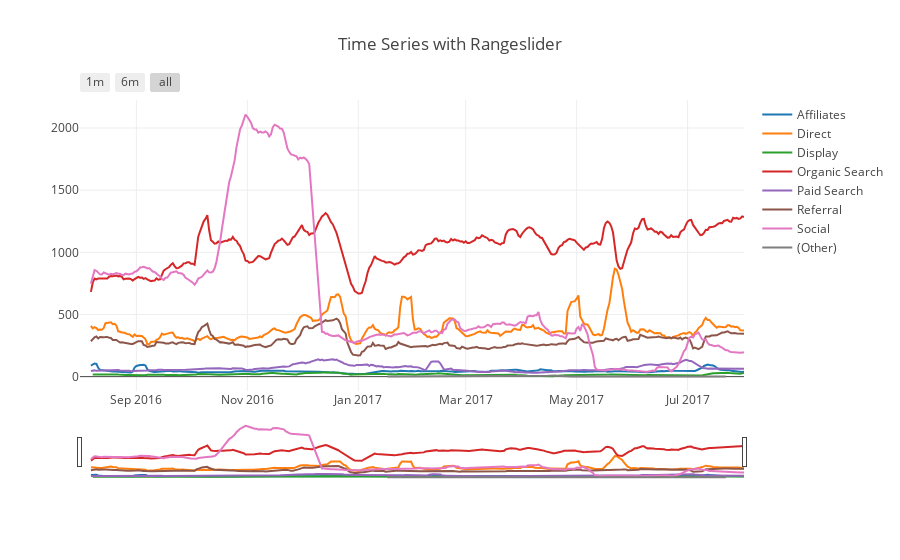

Source (notebook cell):
### Markdown cell above
## Traffic by Channel over past year

### Code cell
layout = dict(
    title='Time Series with Rangeslider',
    xaxis=dict(
        rangeselector=dict(
            buttons=list([
                dict(count=1,
                     label='1m',
                     step='month',
                     stepmode='backward'),
                dict(count=6,
                     label='6m',
                     step='month',
                     stepmode='backward'),
                dict(step='all')
            ])
        ),
        rangeslider=dict(
            visible = True
        ),
        type='date'
    )
)

fig = dict(data=data, layout=layout)
plotly.offline.iplot(fig, filename = "Time Series with Rangeslider")

### Figure 1 — Plotly figure (JSON) as saved in the notebook; plotly's stock layout.template omitted (floating-point values rounded to 4 significant figures; data arrays with more than 128 entries replaced by an {"elided": "..."} marker saying what was removed)
{"data": [{"mode": "lines", "name": "Affiliates", "type": "scatter", "uid": "dac9719a-db43-11e8-9b92-a45e60cb1c79", "x": {"elided": "366 str values"}, "y": {"elided": "366 float values"}}, {"mode": "lines", "name": "Direct", "type": "scatter", "uid": "dac97366-db43-11e8-b881-a45e60cb1c79", "x": {"elided": "366 str values"}, "y": {"elided": "366 float values"}}, {"mode": "lines", "name": "Display", "type": "scatter", "uid": "dac97468-db43-11e8-ad07-a45e60cb1c79", "x": {"elided": "361 str values"}, "y": {"elided": "361 float values"}}, {"mode": "lines", "name": "Organic Search", "type": "scatter", "uid": "dac9758c-db43-11e8-8cdc-a45e60cb1c79", "x": {"elided": "366 str values"}, "y": {"elided": "366 float values"}}, {"mode": "lines", "name": "Paid Search", "type": "scatter", "uid": "dac97834-db43-11e8-b0cc-a45e60cb1c79", "x": {"elided": "366 str values"}, "y": {"elided": "366 float values"}}, {"mode": "lines", "name": "Referral", "type": "scatter", "uid": "dac97910-db43-11e8-b24f-a45e60cb1c79", "x": {"elided": "366 str values"}, "y": {"elided": "366 float values"}}, {"mode": "lines", "name": "Social", "type": "scatter", "uid": "dac979cc-db43-11e8-978a-a45e60cb1c79", "x": {"elided": "366 str values"}, "y": {"elided": "366 float values"}}, {"mode": "lines", "name": "(Other)", "type": "scatter", "uid": "dac97b22-db43-11e8-8ee3-a45e60cb1c79", "x": ["2016-08-26", "2016-08-31", "2016-09-09", "2016-09-27", "2016-09-30", "2016-11-21", "2017-01-17", "2017-01-18", "2017-01-25", "2017-03-03", "2017-03-27", "2017-03-28", "2017-04-04", "2017-04-05", "2017-04-06", "2017-04-07", "2017-04-10", "2017-04-11", "2017-04-12", "2017-04-13", "2017-04-14", "2017-04-15", "2017-04-16", "2017-04-17", "2017-04-18", "2017-04-19", "2017-04-20", "2017-04-21", "2017-04-25", "2017-04-26", "2017-04-27", "2017-04-28", "2017-05-05", "2017-05-17", "2017-05-19", "2017-05-21", "2017-07-22"], "y": [null, null, null, null, null, null, 1.429, 1.429, 1.429, 1.429, 1.571, 1.571, 1.857, 1.571, 2, 2, 2.143, 2.143, 3.714, 5.429, 6.714, 7.143, 7.714, 9.429, 10.29, 8.857, 6.857, 5.429, 4.571, 4.143, 2.714, 1.714, 1.714, 1.714, 1.714, 1.714, 1.571]}], "layout": {"title": "Time Series with Rangeslider", "xaxis": {"rangeselector": {"buttons": [{"count": 1, "label": "1m", "step": "month", "stepmode": "backward"}, {"count": 6, "label": "6m", "step": "month", "stepmode": "backward"}, {"step": "all"}]}, "rangeslider": {"visible": true}, "type": "date"}}}
